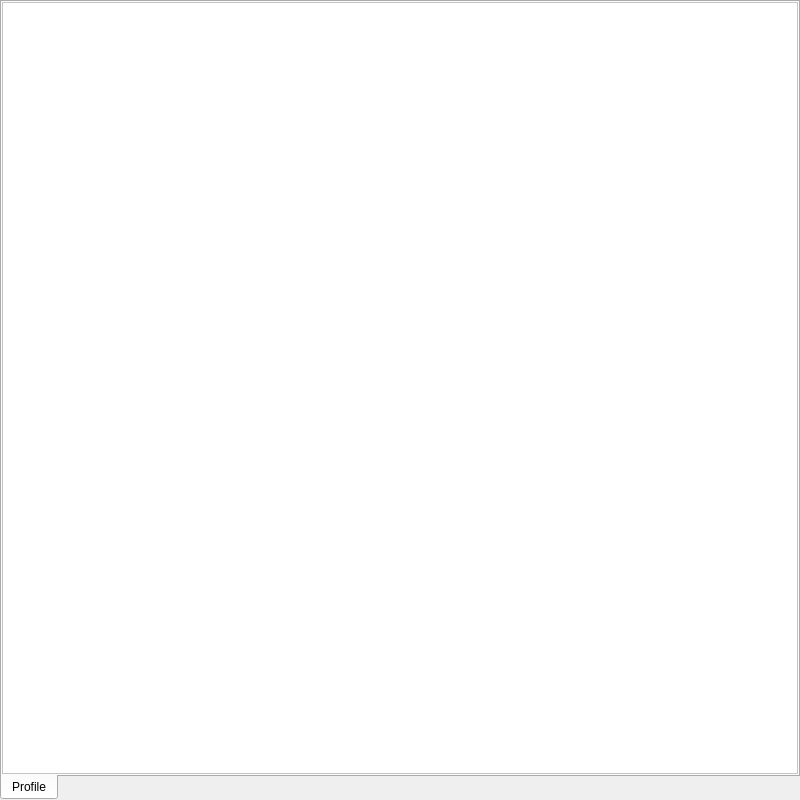
<?xml version="1.0" encoding="UTF-8"?>
<ui version="4.0">
 <class>PeopleEditor</class>
 <widget class="QStackedWidget" name="PeopleEditor">
  <property name="geometry">
   <rect>
    <x>0</x>
    <y>0</y>
    <width>800</width>
    <height>800</height>
   </rect>
  </property>
  <property name="windowTitle">
   <string>People editor</string>
  </property>
  <property name="windowIcon">
   <iconset>
    <normaloff>:/images/people.png</normaloff>:/images/people.png</iconset>
  </property>
  <property name="toolTip">
   <string>People editor</string>
  </property>
  <property name="statusTip">
   <string>People editor</string>
  </property>
  <property name="whatsThis">
   <string>People editor</string>
  </property>
  <property name="styleSheet">
   <string notr="true"/>
  </property>
  <widget class="QTabWidget" name="Main">
   <property name="styleSheet">
    <string notr="true"/>
   </property>
   <property name="tabPosition">
    <enum>QTabWidget::South</enum>
   </property>
   <property name="movable">
    <bool>true</bool>
   </property>
   <widget class="QScrollArea" name="Profile">
    <property name="styleSheet">
     <string notr="true">background-color: rgb(255, 255, 255);</string>
    </property>
    <property name="verticalScrollBarPolicy">
     <enum>Qt::ScrollBarAsNeeded</enum>
    </property>
    <property name="sizeAdjustPolicy">
     <enum>QAbstractScrollArea::AdjustToContents</enum>
    </property>
    <property name="widgetResizable">
     <bool>true</bool>
    </property>
    <attribute name="title">
     <string>Profile</string>
    </attribute>
   </widget>
  </widget>
  <widget class="QSplitter" name="EditPeople">
   <property name="sizePolicy">
    <sizepolicy hsizetype="Expanding" vsizetype="Preferred">
     <horstretch>0</horstretch>
     <verstretch>0</verstretch>
    </sizepolicy>
   </property>
   <property name="minimumSize">
    <size>
     <width>0</width>
     <height>600</height>
    </size>
   </property>
   <property name="maximumSize">
    <size>
     <width>16777215</width>
     <height>16777215</height>
    </size>
   </property>
   <property name="orientation">
    <enum>Qt::Vertical</enum>
   </property>
   <property name="opaqueResize">
    <bool>true</bool>
   </property>
   <property name="handleWidth">
    <number>1</number>
   </property>
   <widget class="QSplitter" name="Important">
    <property name="sizePolicy">
     <sizepolicy hsizetype="Expanding" vsizetype="Preferred">
      <horstretch>0</horstretch>
      <verstretch>0</verstretch>
     </sizepolicy>
    </property>
    <property name="orientation">
     <enum>Qt::Horizontal</enum>
    </property>
    <property name="handleWidth">
     <number>1</number>
    </property>
    <widget class="QSplitter" name="IconDetails">
     <property name="orientation">
      <enum>Qt::Vertical</enum>
     </property>
     <property name="handleWidth">
      <number>1</number>
     </property>
     <widget class="QLabel" name="PeopleIcon">
      <property name="minimumSize">
       <size>
        <width>144</width>
        <height>144</height>
       </size>
      </property>
      <property name="maximumSize">
       <size>
        <width>144</width>
        <height>144</height>
       </size>
      </property>
      <property name="pixmap">
       <pixmap>:/images/face.png</pixmap>
      </property>
      <property name="alignment">
       <set>Qt::AlignCenter</set>
      </property>
     </widget>
    </widget>
    <widget class="QSplitter" name="Details">
     <property name="sizePolicy">
      <sizepolicy hsizetype="Expanding" vsizetype="Expanding">
       <horstretch>0</horstretch>
       <verstretch>0</verstretch>
      </sizepolicy>
     </property>
     <property name="orientation">
      <enum>Qt::Vertical</enum>
     </property>
     <property name="handleWidth">
      <number>1</number>
     </property>
     <widget class="QLineEdit" name="PeopleName">
      <property name="minimumSize">
       <size>
        <width>0</width>
        <height>28</height>
       </size>
      </property>
      <property name="maximumSize">
       <size>
        <width>16777215</width>
        <height>28</height>
       </size>
      </property>
      <property name="placeholderText">
       <string>People name</string>
      </property>
     </widget>
    </widget>
   </widget>
  </widget>
  <widget class="QSplitter" name="BloodHeight">
   <property name="minimumSize">
    <size>
     <width>0</width>
     <height>28</height>
    </size>
   </property>
   <property name="maximumSize">
    <size>
     <width>16777215</width>
     <height>28</height>
    </size>
   </property>
   <property name="orientation">
    <enum>Qt::Horizontal</enum>
   </property>
   <property name="handleWidth">
    <number>1</number>
   </property>
   <widget class="QComboBox" name="Blood">
    <property name="sizePolicy">
     <sizepolicy hsizetype="Preferred" vsizetype="Preferred">
      <horstretch>0</horstretch>
      <verstretch>0</verstretch>
     </sizepolicy>
    </property>
    <property name="minimumSize">
     <size>
      <width>120</width>
      <height>28</height>
     </size>
    </property>
    <property name="maximumSize">
     <size>
      <width>16777215</width>
      <height>28</height>
     </size>
    </property>
    <property name="editable">
     <bool>true</bool>
    </property>
    <property name="insertPolicy">
     <enum>QComboBox::NoInsert</enum>
    </property>
   </widget>
   <widget class="QSpinBox" name="Height">
    <property name="sizePolicy">
     <sizepolicy hsizetype="Preferred" vsizetype="Preferred">
      <horstretch>0</horstretch>
      <verstretch>0</verstretch>
     </sizepolicy>
    </property>
    <property name="minimumSize">
     <size>
      <width>120</width>
      <height>28</height>
     </size>
    </property>
    <property name="maximumSize">
     <size>
      <width>16777215</width>
      <height>28</height>
     </size>
    </property>
    <property name="alignment">
     <set>Qt::AlignRight|Qt::AlignTrailing|Qt::AlignVCenter</set>
    </property>
    <property name="prefix">
     <string>Height : </string>
    </property>
    <property name="minimum">
     <number>0</number>
    </property>
    <property name="maximum">
     <number>300</number>
    </property>
    <property name="value">
     <number>0</number>
    </property>
   </widget>
   <widget class="QSpinBox" name="Weight">
    <property name="sizePolicy">
     <sizepolicy hsizetype="Preferred" vsizetype="Preferred">
      <horstretch>0</horstretch>
      <verstretch>0</verstretch>
     </sizepolicy>
    </property>
    <property name="minimumSize">
     <size>
      <width>120</width>
      <height>28</height>
     </size>
    </property>
    <property name="maximumSize">
     <size>
      <width>16777215</width>
      <height>28</height>
     </size>
    </property>
    <property name="alignment">
     <set>Qt::AlignRight|Qt::AlignTrailing|Qt::AlignVCenter</set>
    </property>
    <property name="suffix">
     <string> kg</string>
    </property>
    <property name="prefix">
     <string>Weight : </string>
    </property>
    <property name="minimum">
     <number>0</number>
    </property>
    <property name="maximum">
     <number>500</number>
    </property>
    <property name="value">
     <number>0</number>
    </property>
   </widget>
  </widget>
  <widget class="QSplitter" name="BodyMeasures">
   <property name="sizePolicy">
    <sizepolicy hsizetype="Maximum" vsizetype="Preferred">
     <horstretch>0</horstretch>
     <verstretch>0</verstretch>
    </sizepolicy>
   </property>
   <property name="minimumSize">
    <size>
     <width>0</width>
     <height>28</height>
    </size>
   </property>
   <property name="maximumSize">
    <size>
     <width>16777215</width>
     <height>28</height>
    </size>
   </property>
   <property name="orientation">
    <enum>Qt::Horizontal</enum>
   </property>
   <property name="handleWidth">
    <number>1</number>
   </property>
   <widget class="QSpinBox" name="Bust">
    <property name="sizePolicy">
     <sizepolicy hsizetype="Preferred" vsizetype="Fixed">
      <horstretch>0</horstretch>
      <verstretch>0</verstretch>
     </sizepolicy>
    </property>
    <property name="minimumSize">
     <size>
      <width>120</width>
      <height>28</height>
     </size>
    </property>
    <property name="maximumSize">
     <size>
      <width>16777215</width>
      <height>28</height>
     </size>
    </property>
    <property name="alignment">
     <set>Qt::AlignRight|Qt::AlignTrailing|Qt::AlignVCenter</set>
    </property>
    <property name="prefix">
     <string>Bust : </string>
    </property>
    <property name="minimum">
     <number>0</number>
    </property>
    <property name="maximum">
     <number>300</number>
    </property>
    <property name="value">
     <number>0</number>
    </property>
   </widget>
   <widget class="QSpinBox" name="Waist">
    <property name="sizePolicy">
     <sizepolicy hsizetype="Preferred" vsizetype="Fixed">
      <horstretch>0</horstretch>
      <verstretch>0</verstretch>
     </sizepolicy>
    </property>
    <property name="minimumSize">
     <size>
      <width>120</width>
      <height>28</height>
     </size>
    </property>
    <property name="maximumSize">
     <size>
      <width>16777215</width>
      <height>28</height>
     </size>
    </property>
    <property name="alignment">
     <set>Qt::AlignRight|Qt::AlignTrailing|Qt::AlignVCenter</set>
    </property>
    <property name="prefix">
     <string>Waist : </string>
    </property>
    <property name="minimum">
     <number>0</number>
    </property>
    <property name="maximum">
     <number>300</number>
    </property>
   </widget>
   <widget class="QSpinBox" name="Hip">
    <property name="sizePolicy">
     <sizepolicy hsizetype="Preferred" vsizetype="Fixed">
      <horstretch>0</horstretch>
      <verstretch>0</verstretch>
     </sizepolicy>
    </property>
    <property name="minimumSize">
     <size>
      <width>120</width>
      <height>28</height>
     </size>
    </property>
    <property name="maximumSize">
     <size>
      <width>16777215</width>
      <height>28</height>
     </size>
    </property>
    <property name="alignment">
     <set>Qt::AlignRight|Qt::AlignTrailing|Qt::AlignVCenter</set>
    </property>
    <property name="prefix">
     <string>Hip : </string>
    </property>
    <property name="minimum">
     <number>0</number>
    </property>
    <property name="maximum">
     <number>300</number>
    </property>
    <property name="value">
     <number>0</number>
    </property>
   </widget>
  </widget>
  <widget class="QSplitter" name="HistoryEvents">
   <property name="orientation">
    <enum>Qt::Horizontal</enum>
   </property>
   <property name="handleWidth">
    <number>1</number>
   </property>
   <widget class="QWidget" name="HistoryButtons" native="true">
    <property name="minimumSize">
     <size>
      <width>56</width>
      <height>28</height>
     </size>
    </property>
    <property name="maximumSize">
     <size>
      <width>56</width>
      <height>28</height>
     </size>
    </property>
    <widget class="QToolButton" name="AddHistory">
     <property name="geometry">
      <rect>
       <x>0</x>
       <y>0</y>
       <width>28</width>
       <height>28</height>
      </rect>
     </property>
     <property name="toolTip">
      <string>Add history</string>
     </property>
     <property name="statusTip">
      <string>Add history</string>
     </property>
     <property name="whatsThis">
      <string>Add history</string>
     </property>
     <property name="text">
      <string/>
     </property>
     <property name="icon">
      <iconset>
       <normaloff>:/images/plus.png</normaloff>:/images/plus.png</iconset>
     </property>
     <property name="iconSize">
      <size>
       <width>28</width>
       <height>28</height>
      </size>
     </property>
     <property name="autoRaise">
      <bool>true</bool>
     </property>
    </widget>
    <widget class="QToolButton" name="DeleteHistory">
     <property name="geometry">
      <rect>
       <x>28</x>
       <y>0</y>
       <width>28</width>
       <height>28</height>
      </rect>
     </property>
     <property name="toolTip">
      <string>Delete history</string>
     </property>
     <property name="statusTip">
      <string>Delete history</string>
     </property>
     <property name="whatsThis">
      <string>Delete history</string>
     </property>
     <property name="text">
      <string/>
     </property>
     <property name="icon">
      <iconset>
       <normaloff>:/images/imagemissing.png</normaloff>:/images/imagemissing.png</iconset>
     </property>
     <property name="iconSize">
      <size>
       <width>28</width>
       <height>28</height>
      </size>
     </property>
     <property name="autoRaise">
      <bool>true</bool>
     </property>
    </widget>
   </widget>
   <widget class="QComboBox" name="HistoryTypes">
    <property name="minimumSize">
     <size>
      <width>80</width>
      <height>28</height>
     </size>
    </property>
    <property name="maximumSize">
     <size>
      <width>16777215</width>
      <height>28</height>
     </size>
    </property>
    <property name="toolTip">
     <string>History types</string>
    </property>
    <property name="statusTip">
     <string>History types</string>
    </property>
    <property name="whatsThis">
     <string>History types</string>
    </property>
    <property name="editable">
     <bool>true</bool>
    </property>
    <property name="insertPolicy">
     <enum>QComboBox::NoInsert</enum>
    </property>
   </widget>
   <widget class="QDateTimeEdit" name="PeopleTime">
    <property name="minimumSize">
     <size>
      <width>120</width>
      <height>28</height>
     </size>
    </property>
    <property name="maximumSize">
     <size>
      <width>16777215</width>
      <height>28</height>
     </size>
    </property>
    <property name="toolTip">
     <string>History time</string>
    </property>
    <property name="statusTip">
     <string>History time</string>
    </property>
    <property name="whatsThis">
     <string>History time</string>
    </property>
    <property name="alignment">
     <set>Qt::AlignRight|Qt::AlignTrailing|Qt::AlignVCenter</set>
    </property>
    <property name="displayFormat">
     <string>yyyy/MM/dd hh:mm:ss</string>
    </property>
    <property name="calendarPopup">
     <bool>true</bool>
    </property>
   </widget>
  </widget>
  <widget class="QTreeWidget" name="PeopleHistory">
   <property name="minimumSize">
    <size>
     <width>0</width>
     <height>60</height>
    </size>
   </property>
   <property name="maximumSize">
    <size>
     <width>16777215</width>
     <height>16777215</height>
    </size>
   </property>
   <property name="toolTip">
    <string>People history</string>
   </property>
   <property name="statusTip">
    <string>People history</string>
   </property>
   <property name="whatsThis">
    <string>People history</string>
   </property>
   <property name="alternatingRowColors">
    <bool>true</bool>
   </property>
   <property name="rootIsDecorated">
    <bool>false</bool>
   </property>
   <property name="columnCount">
    <number>3</number>
   </property>
   <column>
    <property name="text">
     <string notr="true">1</string>
    </property>
   </column>
   <column>
    <property name="text">
     <string notr="true">2</string>
    </property>
   </column>
   <column>
    <property name="text">
     <string notr="true">3</string>
    </property>
   </column>
  </widget>
  <widget class="QSplitter" name="PeopleCrowds">
   <property name="sizePolicy">
    <sizepolicy hsizetype="Expanding" vsizetype="Preferred">
     <horstretch>0</horstretch>
     <verstretch>0</verstretch>
    </sizepolicy>
   </property>
   <property name="minimumSize">
    <size>
     <width>0</width>
     <height>28</height>
    </size>
   </property>
   <property name="maximumSize">
    <size>
     <width>56</width>
     <height>28</height>
    </size>
   </property>
   <property name="orientation">
    <enum>Qt::Horizontal</enum>
   </property>
   <property name="handleWidth">
    <number>1</number>
   </property>
   <widget class="QWidget" name="CrowdsButtons" native="true">
    <property name="sizePolicy">
     <sizepolicy hsizetype="Preferred" vsizetype="Preferred">
      <horstretch>0</horstretch>
      <verstretch>0</verstretch>
     </sizepolicy>
    </property>
    <property name="minimumSize">
     <size>
      <width>56</width>
      <height>28</height>
     </size>
    </property>
    <property name="maximumSize">
     <size>
      <width>56</width>
      <height>28</height>
     </size>
    </property>
    <widget class="QToolButton" name="AddCrowd">
     <property name="geometry">
      <rect>
       <x>0</x>
       <y>0</y>
       <width>28</width>
       <height>28</height>
      </rect>
     </property>
     <property name="toolTip">
      <string>Add history</string>
     </property>
     <property name="statusTip">
      <string>Add history</string>
     </property>
     <property name="whatsThis">
      <string>Add history</string>
     </property>
     <property name="text">
      <string/>
     </property>
     <property name="icon">
      <iconset>
       <normaloff>:/images/plus.png</normaloff>:/images/plus.png</iconset>
     </property>
     <property name="iconSize">
      <size>
       <width>28</width>
       <height>28</height>
      </size>
     </property>
     <property name="autoRaise">
      <bool>true</bool>
     </property>
    </widget>
    <widget class="QToolButton" name="DeleteCrowd">
     <property name="geometry">
      <rect>
       <x>28</x>
       <y>0</y>
       <width>28</width>
       <height>28</height>
      </rect>
     </property>
     <property name="toolTip">
      <string>Delete history</string>
     </property>
     <property name="statusTip">
      <string>Delete history</string>
     </property>
     <property name="whatsThis">
      <string>Delete history</string>
     </property>
     <property name="text">
      <string/>
     </property>
     <property name="icon">
      <iconset>
       <normaloff>:/images/imagemissing.png</normaloff>:/images/imagemissing.png</iconset>
     </property>
     <property name="iconSize">
      <size>
       <width>28</width>
       <height>28</height>
      </size>
     </property>
     <property name="autoRaise">
      <bool>true</bool>
     </property>
    </widget>
   </widget>
  </widget>
  <widget class="QTreeWidget" name="PeopleGroups">
   <property name="minimumSize">
    <size>
     <width>0</width>
     <height>60</height>
    </size>
   </property>
   <property name="maximumSize">
    <size>
     <width>16777215</width>
     <height>16777215</height>
    </size>
   </property>
   <property name="toolTip">
    <string>People history</string>
   </property>
   <property name="statusTip">
    <string>People history</string>
   </property>
   <property name="whatsThis">
    <string>People history</string>
   </property>
   <property name="alternatingRowColors">
    <bool>true</bool>
   </property>
   <property name="rootIsDecorated">
    <bool>false</bool>
   </property>
   <property name="columnCount">
    <number>1</number>
   </property>
   <column>
    <property name="text">
     <string notr="true">1</string>
    </property>
   </column>
  </widget>
 </widget>
 <resources>
  <include location="../../Images/Branon.qrc"/>
  <include location="../../Images/Branon.qrc"/>
 </resources>
 <connections>
  <connection>
   <sender>PeopleName</sender>
   <signal>editingFinished()</signal>
   <receiver>PeopleEditor</receiver>
   <slot>NameChanged()</slot>
   <hints>
    <hint type="sourcelabel">
     <x>49</x>
     <y>13</y>
    </hint>
    <hint type="destinationlabel">
     <x>319</x>
     <y>239</y>
    </hint>
   </hints>
  </connection>
  <connection>
   <sender>AddHistory</sender>
   <signal>clicked()</signal>
   <receiver>PeopleEditor</receiver>
   <slot>AddHistory()</slot>
   <hints>
    <hint type="sourcelabel">
     <x>13</x>
     <y>158</y>
    </hint>
    <hint type="destinationlabel">
     <x>319</x>
     <y>239</y>
    </hint>
   </hints>
  </connection>
  <connection>
   <sender>DeleteHistory</sender>
   <signal>clicked()</signal>
   <receiver>PeopleEditor</receiver>
   <slot>DeleteHistory()</slot>
   <hints>
    <hint type="sourcelabel">
     <x>41</x>
     <y>158</y>
    </hint>
    <hint type="destinationlabel">
     <x>319</x>
     <y>239</y>
    </hint>
   </hints>
  </connection>
  <connection>
   <sender>AddCrowd</sender>
   <signal>clicked()</signal>
   <receiver>PeopleEditor</receiver>
   <slot>AddCrowd()</slot>
   <hints>
    <hint type="sourcelabel">
     <x>13</x>
     <y>13</y>
    </hint>
    <hint type="destinationlabel">
     <x>399</x>
     <y>399</y>
    </hint>
   </hints>
  </connection>
  <connection>
   <sender>DeleteCrowd</sender>
   <signal>clicked()</signal>
   <receiver>PeopleEditor</receiver>
   <slot>DeleteCrowd()</slot>
   <hints>
    <hint type="sourcelabel">
     <x>41</x>
     <y>13</y>
    </hint>
    <hint type="destinationlabel">
     <x>399</x>
     <y>399</y>
    </hint>
   </hints>
  </connection>
  <connection>
   <sender>Blood</sender>
   <signal>activated(int)</signal>
   <receiver>PeopleEditor</receiver>
   <slot>PeopleBlood(int)</slot>
   <hints>
    <hint type="sourcelabel">
     <x>142</x>
     <y>13</y>
    </hint>
    <hint type="destinationlabel">
     <x>399</x>
     <y>399</y>
    </hint>
   </hints>
  </connection>
  <connection>
   <sender>Height</sender>
   <signal>editingFinished()</signal>
   <receiver>PeopleEditor</receiver>
   <slot>PeopleHeight()</slot>
   <hints>
    <hint type="sourcelabel">
     <x>402</x>
     <y>13</y>
    </hint>
    <hint type="destinationlabel">
     <x>399</x>
     <y>399</y>
    </hint>
   </hints>
  </connection>
  <connection>
   <sender>Weight</sender>
   <signal>editingFinished()</signal>
   <receiver>PeopleEditor</receiver>
   <slot>PeopleWeight()</slot>
   <hints>
    <hint type="sourcelabel">
     <x>659</x>
     <y>13</y>
    </hint>
    <hint type="destinationlabel">
     <x>399</x>
     <y>399</y>
    </hint>
   </hints>
  </connection>
  <connection>
   <sender>Bust</sender>
   <signal>editingFinished()</signal>
   <receiver>PeopleEditor</receiver>
   <slot>PeopleBust()</slot>
   <hints>
    <hint type="sourcelabel">
     <x>59</x>
     <y>13</y>
    </hint>
    <hint type="destinationlabel">
     <x>399</x>
     <y>399</y>
    </hint>
   </hints>
  </connection>
  <connection>
   <sender>Hip</sender>
   <signal>editingFinished()</signal>
   <receiver>PeopleEditor</receiver>
   <slot>PeopleHip()</slot>
   <hints>
    <hint type="sourcelabel">
     <x>127</x>
     <y>13</y>
    </hint>
    <hint type="destinationlabel">
     <x>399</x>
     <y>399</y>
    </hint>
   </hints>
  </connection>
  <connection>
   <sender>Waist</sender>
   <signal>editingFinished()</signal>
   <receiver>PeopleEditor</receiver>
   <slot>PeopleWaist()</slot>
   <hints>
    <hint type="sourcelabel">
     <x>93</x>
     <y>13</y>
    </hint>
    <hint type="destinationlabel">
     <x>399</x>
     <y>399</y>
    </hint>
   </hints>
  </connection>
 </connections>
</ui>
